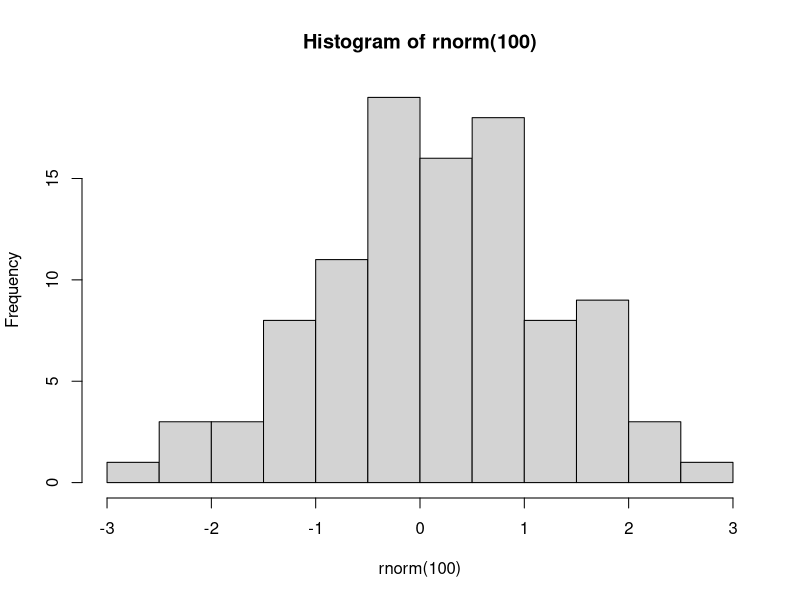

Write the R code that produced this figure.
## ---- chunk 1
#| label: tbl-beispieltabelle
#| tbl-cap: Tabelle aus einem R-Beispieldatensatz.
knitr::kable(iris[1:10,])
## ---- chunk 2
#| label: fig-histogram
#| fig-cap: Histogramm von 100 Zufallszahlen
hist(rnorm(100))
